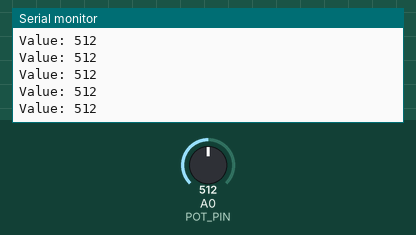
Recording of a sketch running on a simulated Arduino Uno, built with avr-gcc and run on an emulated ATmega328P. On the bench: the last lines printed to the serial monitor. The test bench sets the inputs (shaded band); at power-on: A0 (POT_PIN) = 512.

Above: at 1.2 s.
1.3 s: A0 (POT_PIN) set to 716
At 1.31 s:
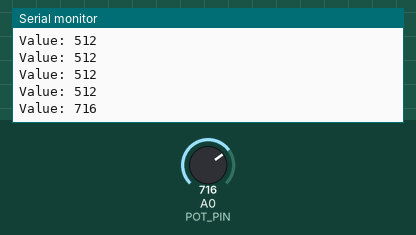
2.8 s: A0 (POT_PIN) set to 900
At 2.81 s:
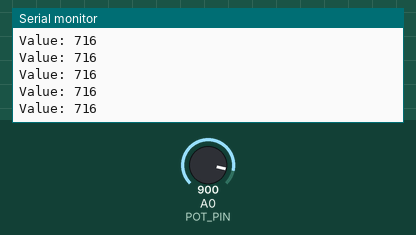
Timing chart, 0 to 5.8 s (numbered marks = the images above; inputs shaded):
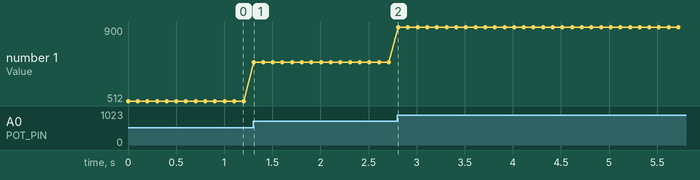

Measured:
- after the input at 1.3 s, the serial monitor: prints a new line at once (image 1)
- plotted number 1: 512 → 716 after the input at 1.3 s, 716 → 900 after the input at 2.8 s

The sketch:

04-read-potentiometer.ino
```cpp
#define POT_PIN A0

// We have to store the value we measure somewhere. We use variables
// for that. To use them in our code we have to reserve memory space
// first by defining a type (here: "int") and a name (here: "value")
int value;

// The "int" type can only store whole numbers
// The "float" type can also store numbers with a fractional component

void setup() {
  // initialize analog pin A0 as an input
  pinMode(POT_PIN, INPUT);

  Serial.begin(9600);
}

void loop() {
  // We can easily assign a value to the variable with "=" ...
  value = analogRead(POT_PIN);
  Serial.print("Value: ");
  Serial.println(value);  // ... and use that value afterwards

  delay(100);
}
```
